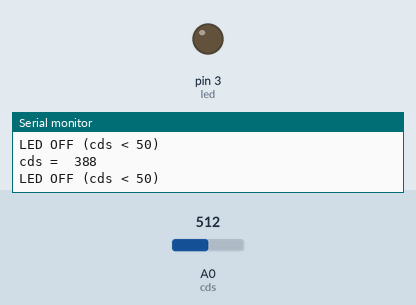
The sketch below on a simulated Arduino Uno, built with avr-gcc and run on an emulated ATmega328P. On the bench: output pins drawn as LEDs (lit = HIGH), the last lines printed to the serial monitor. The inputs (shaded band) are chosen by the test bench; at power-on: A0 (cds) = 512.

Above: at 1.2 s.
1.3 s: A0 (cds) set to 308
2.8 s: A0 (cds) set to 286
At 4.0 s:
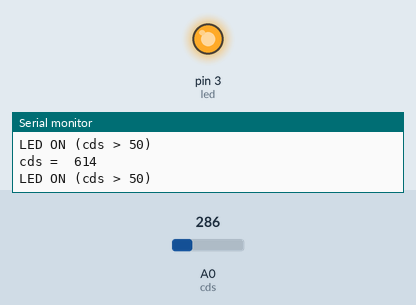
4.3 s: A0 (cds) set to 306
At 5.4 s:
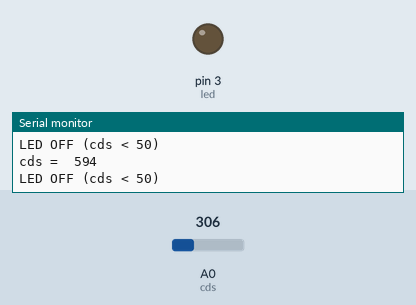
5.9 s: A0 (cds) set to 122
At 6.8 s:
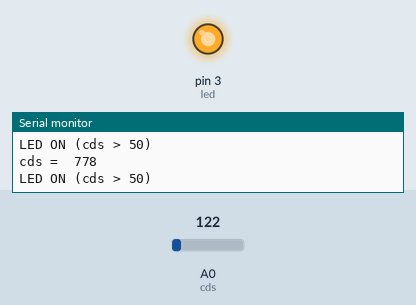
Timing chart, 0 to 8.5 s (numbered marks = the images above; inputs shaded):
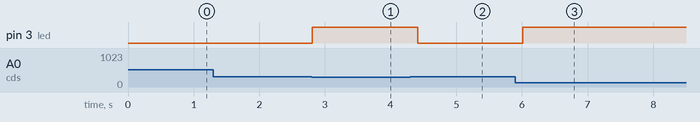

The sketch:

light.ino
```cpp
int cds = A0;
int led = 3;
void setup() {
  Serial.begin(9600);
  pinMode(3, OUTPUT);
}
void loop() {
  int cdsValue = 900-analogRead(cds);
  Serial.print("cds =  ");
  Serial.println(cdsValue);

  if (cdsValue > 600) {
    digitalWrite(led, HIGH);
    Serial.println("LED ON (cds > 50)");
  }
  else {
    digitalWrite(led, LOW);
    Serial.println("LED OFF (cds < 50)");
  }
  delay(200);
}
```

Measured:
- the behaviour switches between 300 and 299 on A0 (cds) (found by bisection; images 0 and 1)
- after the input at 2.8 s, pin 3 (led): LOW → HIGH at once
- after the input at 4.3 s, pin 3 (led): HIGH → LOW after 0.11 s
- after the input at 5.9 s, pin 3 (led): LOW → HIGH after 0.12 s
